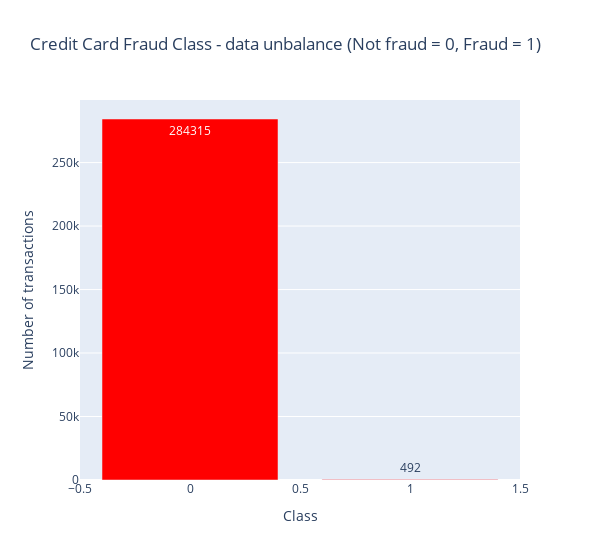

Notebook cell for this chart:
### Markdown cell above
Check data unbalance with respect with *target* value, i.e. Class

### Code cell
temp = data_df["Class"].value_counts()
df = pd.DataFrame({'Class': temp.index,'values': temp.values})

trace = go.Bar(
    x = df['Class'],y = df['values'],
    name="Credit Card Fraud Class - data unbalance (Not fraud = 0, Fraud = 1)",
    marker=dict(color="Red"),
    text=df['values']
)
data = [trace]
layout = dict(title = 'Credit Card Fraud Class - data unbalance (Not fraud = 0, Fraud = 1)',
          xaxis = dict(title = 'Class', showticklabels=True), 
          yaxis = dict(title = 'Number of transactions'),
          hovermode = 'closest',width=600
         )
fig = dict(data=data, layout=layout)
iplot(fig, filename='class')

### Figure 1 — Plotly figure (JSON) as saved in the notebook; plotly's stock layout.template omitted (floating-point values rounded to 4 significant figures)
{"data": [{"marker": {"color": "Red"}, "name": "Credit Card Fraud Class - data unbalance (Not fraud = 0, Fraud = 1)", "text": [284315, 492], "type": "bar", "x": [0, 1], "y": [284315, 492]}], "layout": {"hovermode": "closest", "title": {"text": "Credit Card Fraud Class - data unbalance (Not fraud = 0, Fraud = 1)"}, "width": 600, "xaxis": {"showticklabels": true, "title": {"text": "Class"}}, "yaxis": {"title": {"text": "Number of transactions"}}}}
